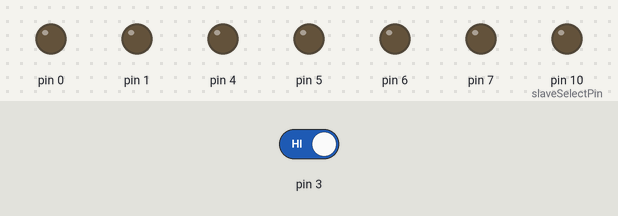
Recording of a sketch running on a simulated Arduino Uno, built with avr-gcc and run on an emulated ATmega328P. Parts: output pins drawn as LEDs (lit = HIGH). The test bench sets the inputs (shaded band); at power-on: pin 3 HIGH.

Above: at 1.2 s.
1.3 s: pin 3 driven LOW
At 2.4 s:
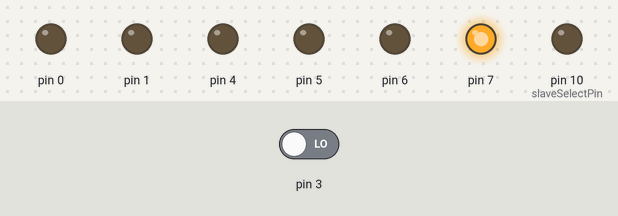
Timing chart, 0 to 4.3 s (numbered marks = the images above; inputs shaded):
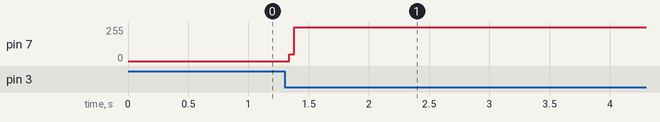

Measured:
- after the input at 1.3 s, pin 7: 0/255 → 255/255 at once

The sketch:

SPI_LED_test.ino
```cpp
// include the SPI library:
#include <SPI.h>

// set pin 10 as the slave select for the digital pot:
  const int slaveSelectPin = 10;

struct fin { byte lsb,msb; };

const static fin data[] =
{
  {0x00,0x00}, // 0
  {0x00,0x00}, // 1
  {0x00,0x00}, // 2
  {0x00,0x00}, // 3
  {0x00,0x00}, // 4
  {0x00,0x00}, // 5
  {0x00,0x00}, // 6
  {0x00,0x00}, // 7
  {0x00,0x00}, // 8
  {0x06,0x00}, // 9
  {0x01,0x00}, // 10
  {0x10,0x00}, // 11
  {0x00,0x00}, // 12
  {0x10,0x00}, // 13
  {0x00,0x40}, // 14
  {0x01,0x00}, // 15
  {0x10,0x20}, // 16
  {0x00,0x00}, // 17
  {0x21,0x10}, // 18
  {0x00,0x00}, // 19
  {0x00,0x00}, // 20
  {0x20,0x00}, // 21
  {0x02,0x08}, // 22
  {0x00,0x00}, // 23
  {0x22,0x00}, // 24
  {0x00,0x00}, // 25
  {0x10,0x04}, // 26
  {0x0C,0x00}, // 27
  {0x00,0x00}, // 28
  {0x00,0x00}, // 29
  {0x00,0x00}, // 30
  {0x00,0x08}, // 31
  {0x00,0x00}, // 32
  {0x00,0x00}, // 33
  {0x00,0x00}, // 34
  {0x00,0x00}, // 35
  {0x00,0x08}, // 36
  {0x00,0x00}, // 37
  {0x00,0x00}, // 38
  {0x00,0x00}, // 39
  {0x00,0x12}, // 40
  {0x00,0x00}, // 41
  {0x00,0x20}, // 42
  {0x00,0x00}, // 43
  {0x00,0x00}, // 44
  {0x00,0x40}, // 45
  {0x00,0x80}, // 46
  {0x00,0x00}, // 47
  {0x00,0x00}, // 48
  {0x00,0x00}, // 49
  {0x00,0x01}, // 50
  {0x00,0x00}, // 51
  {0x00,0x00}, // 52
  {0x00,0x00}, // 53
  {0x00,0x00}, // 54
  {0x00,0x00}, // 55
  {0x00,0x00}, // 56
  {0x00,0x00}, // 57
  {0x00,0x00}, // 58
  {0x00,0x00}, // 59
  {0x00,0x00}, // 60
  {0x00,0x00}, // 61
  {0x00,0x00}, // 62
  {0x00,0x01}, // 63
  {0x00,0x00}, // 64
  {0x00,0x00}, // 65
  {0x00,0x00}, // 66
  {0x00,0x00}, // 67
  {0x00,0x00}, // 68
  {0x00,0x00}, // 69
  {0x00,0x00}, // 70
  {0x00,0x00}, // 71
  {0x00,0x40}, // 72
  {0x00,0x20}, // 73
  {0x00,0x00}, // 74
  {0x00,0x10}, // 75
  {0x00,0x00}, // 76
  {0x00,0x09}, // 77
  {0x00,0x00}, // 78
  {0x00,0x04}, // 79
  {0x00,0x00}, // 80
  {0x00,0x80}, // 81
  {0x00,0x02}, // 82
  {0x00,0x00}, // 83
  {0x00,0x80}, // 84
  {0x00,0x00}, // 85
  {0x00,0x00}, // 86
  {0x01,0x02}, // 87
  {0x00,0x00}, // 88
  {0x00,0x00}, // 89
  {0x01,0x00}, // 90
  {0x00,0x00}, // 91
  {0x00,0x00}, // 92
  {0x02,0x00}, // 93
  {0x00,0x00}, // 94
  {0x01,0x20}, // 95
  {0x00,0x00}, // 96
  {0x00,0x00}, // 97
  {0x05,0x00}, // 98
  {0x00,0x40}, // 99
  {0x04,0x00}, // 100
  {0x00,0x84}, // 101
  {0x00,0x00}, // 102
  {0x02,0x00}, // 103
  {0x40,0x00}, // 104
  {0x02,0x48}, // 105
  {0x20,0x00}, // 106
  {0x04,0x00}, // 107
  {0x00,0x00}, // 108
  {0x25,0x50}, // 109
  {0x08,0x00}, // 110
  {0x10,0x20}, // 111
  {0x01,0x00}, // 112
  {0x00,0x40}, // 113
  {0x10,0x00}, // 114
  {0x00,0x00}, // 115
  {0x10,0x80}, // 116
  {0x00,0x00}, // 117
  {0x00,0x00}, // 118
  {0x08,0x00}, // 119
  {0x00,0x00}, // 120
  {0x00,0x00}, // 121
  {0x00,0x00}, // 122
  {0x00,0x00}, // 123
  {0x00,0x00}, // 124
  {0x00,0x00}, // 125
  {0x00,0x00}, // 126
  {0x00,0x00}, // 127
  {0x00,0x00}, // 128
  {0x00,0x00}, // 129
  {0x00,0x00}, // 130
  {0x00,0x00}, // 131
  {0x00,0x00}, // 132
  {0x00,0x00}, // 133
  {0x00,0x00}, // 134
  {0x00,0x00}, // 135
  {0x08,0x00}, // 136
  {0x00,0x00}, // 137
  {0x00,0x00}, // 138
  {0x10,0x80}, // 139
  {0x00,0x00}, // 140
  {0x10,0x06}, // 141
  {0x00,0x00}, // 142
  {0x01,0x00}, // 143
  {0x10,0x00}, // 144
  {0x00,0x00}, // 145
  {0x21,0x50}, // 146
  {0x00,0x00}, // 147
  {0x00,0x00}, // 148
  {0x28,0x00}, // 149
  {0x02,0x48}, // 150
  {0x08,0x00}, // 151
  {0x22,0x00}, // 152
  {0x00,0x00}, // 153
  {0x00,0x80}, // 154
  {0x0C,0x00}, // 155
  {0x00,0x00}, // 156
  {0x01,0x00}, // 157
  {0x00,0x00}, // 158
  {0x01,0x08}, // 159
  {0x00,0x00}, // 160
  {0x00,0x00}, // 161
  {0x00,0x00}, // 162
  {0x00,0x00}, // 163
  {0x00,0x08}, // 164
  {0x01,0x00}, // 165
  {0x00,0x00}, // 166
  {0x00,0x00}, // 167
  {0x01,0x12}, // 168
  {0x00,0x00}, // 169
  {0x00,0x20}, // 170
  {0x00,0x80}, // 171
  {0x00,0x00}, // 172
  {0x00,0x42}, // 173
  {0x00,0x00}, // 174
  {0x00,0x00}, // 175
  {0x00,0x04}, // 176
  {0x00,0x00}, // 177
  {0x00,0x09}, // 178
  {0x00,0x00}, // 179
  {0x00,0x10}, // 180
  {0x00,0x00}, // 181
  {0x00,0x20}, // 182
  {0x00,0x00}, // 183
  {0x00,0x00}, // 184
  {0x00,0x08}, // 185
  {0x00,0x00}, // 186
  {0x00,0x00}, // 187
  {0x00,0x00}, // 188
  {0x00,0x00}, // 189
  {0x00,0x00}, // 190
  {0x00,0x00}, // 191
  {0x00,0x00}, // 192
  {0x00,0x00}, // 193
  {0x00,0x00}, // 194
  {0x00,0x00}, // 195
  {0x00,0x00}, // 196
  {0x00,0x00}, // 197
  {0x00,0x08}, // 198
  {0x00,0x00}, // 199
  {0x00,0x40}, // 200
  {0x00,0x20}, // 201
  {0x00,0x00}, // 202
  {0x00,0x10}, // 203
  {0x00,0x00}, // 204
  {0x00,0x01}, // 205
  {0x00,0x00}, // 206
  {0x00,0x04}, // 207
  {0x00,0x00}, // 208
  {0x00,0x80}, // 209
  {0x00,0x42}, // 210
  {0x00,0x00}, // 211
  {0x00,0x80}, // 212
  {0x00,0x20}, // 213
  {0x00,0x00}, // 214
  {0x01,0x10}, // 215
  {0x00,0x00}, // 216
  {0x00,0x00}, // 217
  {0x01,0x00}, // 218
  {0x00,0x08}, // 219
  {0x00,0x00}, // 220
  {0x02,0x00}, // 221
  {0x00,0x00}, // 222
  {0x00,0x08}, // 223
  {0x00,0x00}, // 224
  {0x00,0x00}, // 225
  {0x00,0x00}, // 226
  {0x04,0x00}, // 227
  {0x0C,0x00}, // 228
  {0x10,0x04}, // 229
  {0x00,0x00}, // 230
  {0x22,0x00}, // 231
  {0x00,0x00}, // 232
  {0x02,0x00}, // 233
  {0x20,0x00}, // 234
  {0x00,0x00}, // 235
  {0x00,0x00}, // 236
  {0x21,0x00}, // 237
  {0x00,0x00}, // 238
  {0x10,0x00}, // 239
  {0x01,0x00}, // 240
  {0x00,0x00}, // 241
  {0x10,0x00}, // 242
  {0x00,0x00}, // 243
  {0x10,0x80}, // 244
  {0x00,0x00}, // 245
  {0x06,0x00}, // 246
  {0x00,0x00}, // 247
  {0x00,0x00}, // 248
  {0x00,0x00}, // 249
  {0x00,0x00}, // 250
  {0x00,0x00}, // 251
  {0x00,0x00}, // 252
  {0x00,0x00}, // 253
  {0x00,0x00}, // 254
  {0x00,0x00}, // 255
};

unsigned i = 0;

void setup() {
  //pinMode(out_en_pin, OUTPUT);      // sets the digital pin as output
  // set the slaveSelectPin as an output:
  pinMode (slaveSelectPin, OUTPUT);
  attachInterrupt(1,timing,FALLING);
  DDRD = 0xF3;
  // initialize SPI:
  SPI.begin();
  SPI.setClockDivider(SPI_CLOCK_DIV2);
  SPI.setBitOrder(LSBFIRST);
}

void loop() {

}

void timing(){
   //Runs when falling edge from Schmitt Trigger is seen
   for (i=256; i>0; --i) {
       LEDWrite(data[i]);
   }
}

void LEDWrite( struct fin dat ) {
  PORTD = 0b00000000;
  SPI.transfer(dat.msb);
  SPI.transfer(dat.lsb);
  delayMicroseconds(122);
  PORTD = 0b10000000;
}
```
